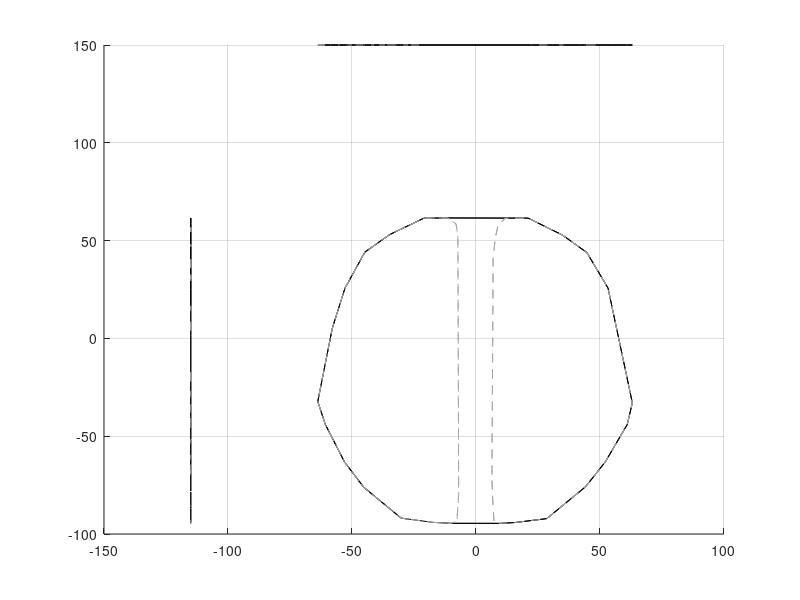

Write MATLAB code to recreate this figure. (Note: this script raises an error after producing the figure.)
% This script plots a 3D scatter plot of singularities
% but it projectcs the points to the 3 orthogonal planes


% Load some graphics accesories
load('convex_hull_bh_lh_rh_513parc_free_boundary_projections')

figure_handle = figure;
ax = subplot(1,1,1);
hold(ax, 'on')

% Initialise indices and more
tt = 1;
xcoord = -115;
ycoord =  150;
zcoord = -55;

% XY projection
plot3(x(fb_bh.xy), y(fb_bh.xy), zcoord.*ones(size(fb_bh.xy)), 'k')
plot3(x(fb_lh.xy), y(fb_lh.xy), zcoord.*ones(size(fb_lh.xy)), 'color', [0.65 0.65 0.65], 'linestyle', '--')
plot3(x(fb_rh.xy), y(fb_rh.xy), zcoord.*ones(size(fb_rh.xy)), 'color', [0.65 0.65 0.65], 'linestyle', '--')

% ZX projection
plot3(x(fb_bh.zx), ycoord.*ones(size(fb_bh.zx)), z(fb_bh.zx), 'k')
plot3(x(fb_lh.zx), ycoord.*ones(size(fb_lh.zx)), z(fb_lh.zx), 'color', [0.65 0.65 0.65], 'linestyle', '--')
plot3(x(fb_rh.zx), ycoord.*ones(size(fb_rh.zx)), z(fb_rh.zx), 'color', [0.65 0.65 0.65], 'linestyle', '--')

% ZY projection
plot3(xcoord.*ones(size(fb_bh.zy)), y(fb_bh.zy), z(fb_bh.zy), 'k')
plot3(xcoord.*ones(size(fb_lh.zy)), y(fb_lh.zy), z(fb_lh.zy), 'color', [0.65 0.65 0.65], 'linestyle', '--')
plot3(xcoord.*ones(size(fb_rh.zy)), y(fb_rh.zy), z(fb_rh.zy), 'color', [0.65 0.65 0.65], 'linestyle', '--')

%% Plot projection of surfaces
% sxy = xy_boundary;
% szy = zy_boundary(2);
% szx = zx_boundary(2);
% 
% xdim = 1;
% ydim = 2;
% zdim = 3;
% 
% % Push them toward one plane
% sxy.vertices(:, zdim) = zcoord;
% szy.vertices(:, xdim) = xcoord;
% szx.vertices(:, ydim) = ycoord;
% 
% scaling_factor = 1;
% trisurf(sxy.faces, scaling_factor*sxy.vertices(:,xdim), ...
%                    scaling_factor*sxy.vertices(:,ydim), ...
%                    scaling_factor*sxy.vertices(:,zdim),...
%                        'EdgeColor', 'k', 'FaceColor', 'k', 'marker', '.');
% 
% 
% trisurf(szy.faces, scaling_factor*szy.vertices(:,xdim), ...
%                    scaling_factor*szy.vertices(:,ydim), ...
%                    scaling_factor*szy.vertices(:,zdim),...
%                        'EdgeColor', 'k', 'FaceColor', 'k', 'marker', '.');
%                    
% 
% trisurf(szx.faces, scaling_factor*szx.vertices(:,xdim), ...
%                    scaling_factor*szx.vertices(:,ydim), ...
%                    scaling_factor*szx.vertices(:,zdim),...
%                        'EdgeColor', 'k', 'FaceColor', 'k', 'marker', '.');
% 
%                    
% szy = zy_boundary(1);
% szx = zx_boundary(1);
% szy.vertices(:, xdim) = xcoord;
% szx.vertices(:, ydim) = ycoord;
% 
% trisurf(szy.faces, scaling_factor*szy.vertices(:,xdim), ...
%                    scaling_factor*szy.vertices(:,ydim), ...
%                    scaling_factor*szy.vertices(:,zdim),...
%                        'EdgeColor', [0.5 0.5 0.5], 'FaceColor', [0.5 0.5 0.5], 'marker', '.');
%                    
% 
% trisurf(szx.faces, scaling_factor*szx.vertices(:,xdim), ...
%                    scaling_factor*szx.vertices(:,ydim), ...
%                    scaling_factor*szx.vertices(:,zdim),...
%                        'EdgeColor', [0.5 0.5 0.5], 'FaceColor', [0.5 0.5 0.5], 'marker', '.');
                   
grid(ax, 'on')
ax.GridAlpha = 0.15;
ax.GridLineStyle = '--';
view(ax, [50, 37])
ax.XLabel.String = 'X [mm]';
ax.YLabel.String = 'Y [mm]';
ax.ZLabel.String = 'Z [mm]';


cmap = s3d_get_colours('all');
cmap(:, 4) = []; 

% singularity to numeric labels
singularity_list_num = s3d_str2num_label(mfile_sing.singularity_classification_list);

load('convex_hull_lh_513parc.mat')
patch(ax, 'Faces', boundary_lh.faces, 'Vertices', boundary_lh.vertices, 'FaceAlpha', 0.1, 'FaceColor', [0.9 0.9 0.9], 'EdgeColor', 'k', 'EdgeAlpha', 0.1)

  


%%

dot_radius = 142;
alpha_value = 0.5;
this_singularity = 2;
%%

for tt=3000:3150
       %cidx = sum(color_map(tt).colormap(:, 1:3),2); 
       %idx = find(cidx == 1);
       null_points_3d = mfile_sing.null_points_3d(1, tt);
       idx = find(singularity_list_num{tt} == this_singularity);
       
       if ~isempty(idx)
     
       
       pxy_handle = scatter3(ax,  null_points_3d.x(idx), ...
                                  null_points_3d.y(idx), ...
                                  zcoord*ones(length(idx), 1), dot_radius, cmap(this_singularity*ones(length(idx), 1), :), 'filled', ...
                                  'Markerfacealpha', alpha_value);
       
       pzy_handle = scatter3(ax, xcoord*ones(length(idx), 1), ...
                                 null_points_3d.y(idx), ...
                                 null_points_3d.z(idx), ...
                                 dot_radius,cmap(this_singularity*ones(length(idx), 1), :), 'filled', ...
                                 'Markerfacealpha', alpha_value);
       pzx_handle = scatter3(ax,  null_points_3d.x(idx), ...
                                  ycoord*ones(length(idx), 1), ...
                                  null_points_3d.z(idx), ... 
                                  dot_radius, cmap(this_singularity*ones(length(idx), 1), :), 'filled', ...
                          'Markerfacealpha', alpha_value);
                      
       %pxyz_handle = scatter3(ax, X(xyz_idx(tt).xyz_idx(idx)), ...
       %                           Y(xyz_idx(tt).xyz_idx(idx)), ...
       %                           Z(xyz_idx(tt).xyz_idx(idx)), dot_radius, color_map(tt).colormap(idx, 1:3), 'filled', ...
       %                           'Markerfacealpha', alpha_value);
       drawnow
       end
       
end
   %drawnow


%% Build legend
% h(this_singularity) = plot(NaN,NaN,'o', ... 
%                          'markerfacecolor', cmap(this_singularity, 1:3), ...
%                          'markeredgecolor', cmap(this_singularity, 1:3), ...
%                          'markersize', 14);

%legend(h([1 2]), singularity_list{[1 2]})

%lh = findobj(figure_handle,'Type','Legend');
%lh.Location = 'northwest';
%lh.EdgeColor = 'none';
